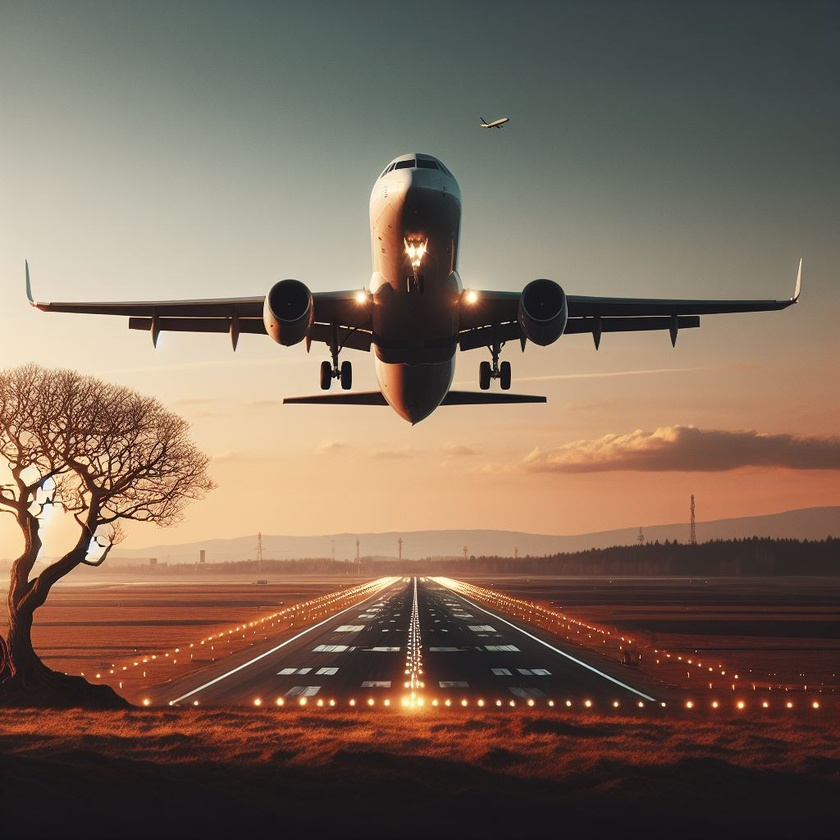
#> input picture LAB6-Visao-Computacional/images/Aviao.jpeg, 840 x 840 px, shrunk from 1024 x 1024 before the run
$ python operadorMorfologico.py
#> lines starting #> are read from the running program, lines starting #| are printed output that depends on the picture; after the words box and inside, x2 and y2 are one past the last pixel; in counts of white or black regions, pixels touching at a corner belong together
#pip install opencv-python
import numpy as np
import math
import cv2
import matplotlib.pyplot as plt

#Importa e converta para RGB
img = cv2.imread('./images/Aviao.jpeg')
#> img is the input picture: shape (840, 840, 3); mean B, G, R 90, 105.5, 125.4
img = cv2.cvtColor(img, cv2.COLOR_BGR2RGB)

#Filtro de ruído (bluring)
img_blur = cv2.blur(img,(5,5))

#Convertendo para preto e branco (RGB -> Gray Scale -> BW)
img_gray = cv2.cvtColor(img_blur, cv2.COLOR_RGB2GRAY)
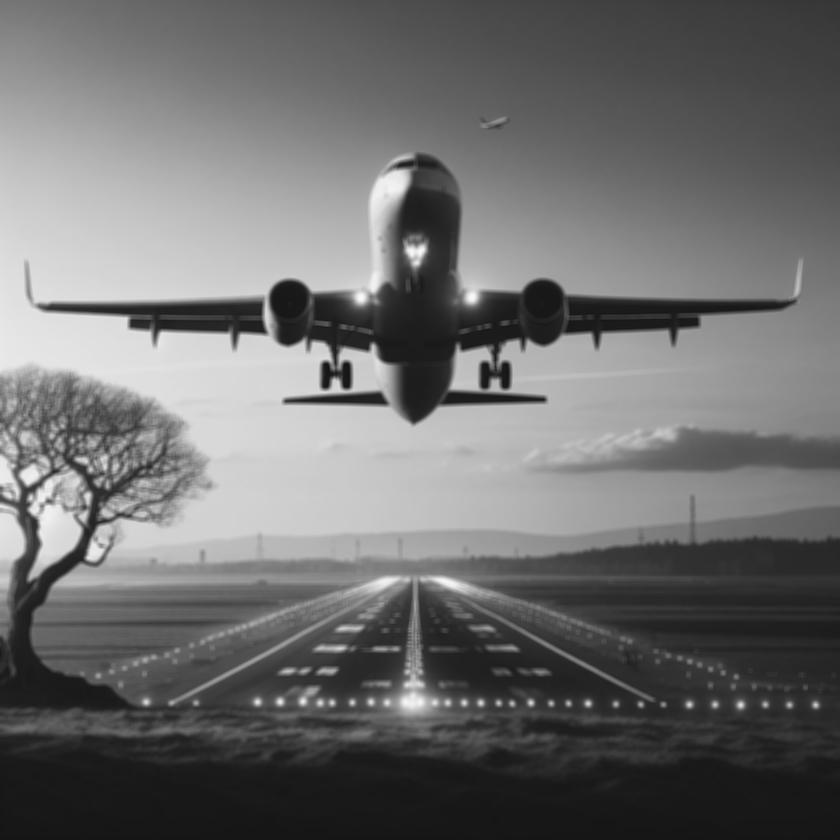
#> img_gray: shape (840, 840); min 20, max 250, mean 109.7
a = img_gray.max()
#> a = 250
_, thresh = cv2.threshold(img_gray, a/2+100, a,cv2.THRESH_BINARY_INV)
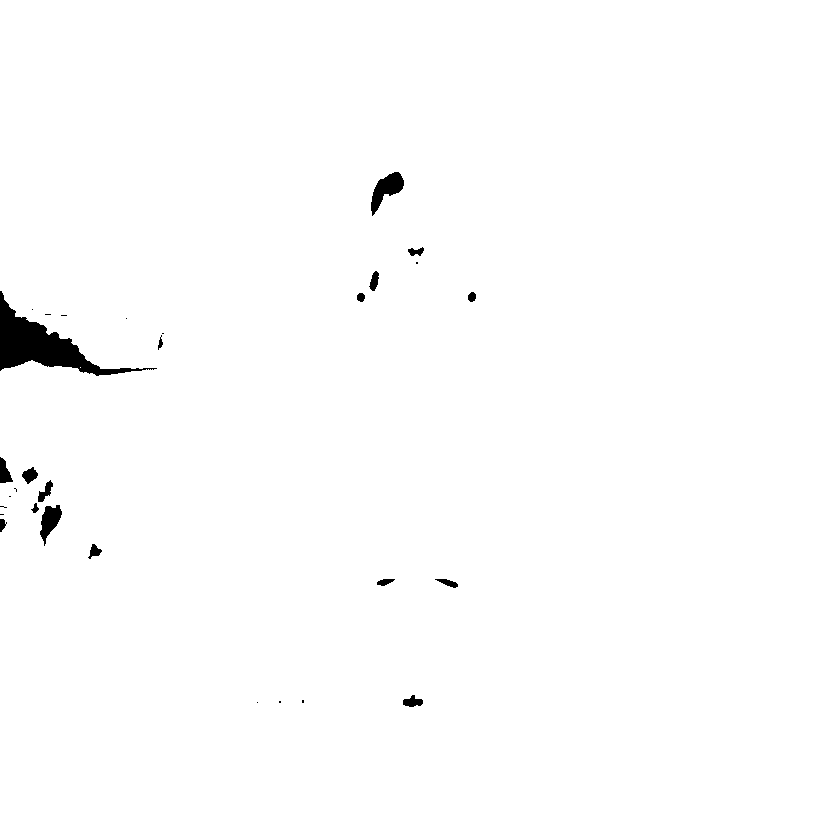
#> thresh: shape (840, 840); values 0 (black) and 250 (white), 99.1% white; 30 black regions (13 under 20 px), largest, box (x1, y1, x2, y2) and area: (0, 291, 157, 376) 3734, (371, 172, 404, 216) 663, (40, 505, 62, 546) 473

#preparando o "kernel"
kernel = np.ones((2,2), np.uint8)


#operadores Morfologicos
img_dilate = cv2.dilate(thresh,kernel,iterations = 1)
#> img_dilate: shape (840, 840); values 0 (black) and 250 (white), 99.2% white; 21 black regions (5 under 20 px), largest, box (x1, y1, x2, y2) and area: (0, 292, 142, 376) 3536, (372, 173, 404, 215) 585, (41, 506, 62, 544) 408
img_erode = cv2.erode(thresh,kernel,iterations = 1)
#> img_erode: shape (840, 840); values 0 (black) and 250 (white), 99% white; 28 black regions (12 under 20 px), largest, box (x1, y1, x2, y2) and area: (0, 291, 158, 377) 4009, (371, 172, 405, 217) 743, (40, 505, 63, 547) 540
img_open = cv2.morphologyEx(thresh, cv2.MORPH_OPEN, kernel)
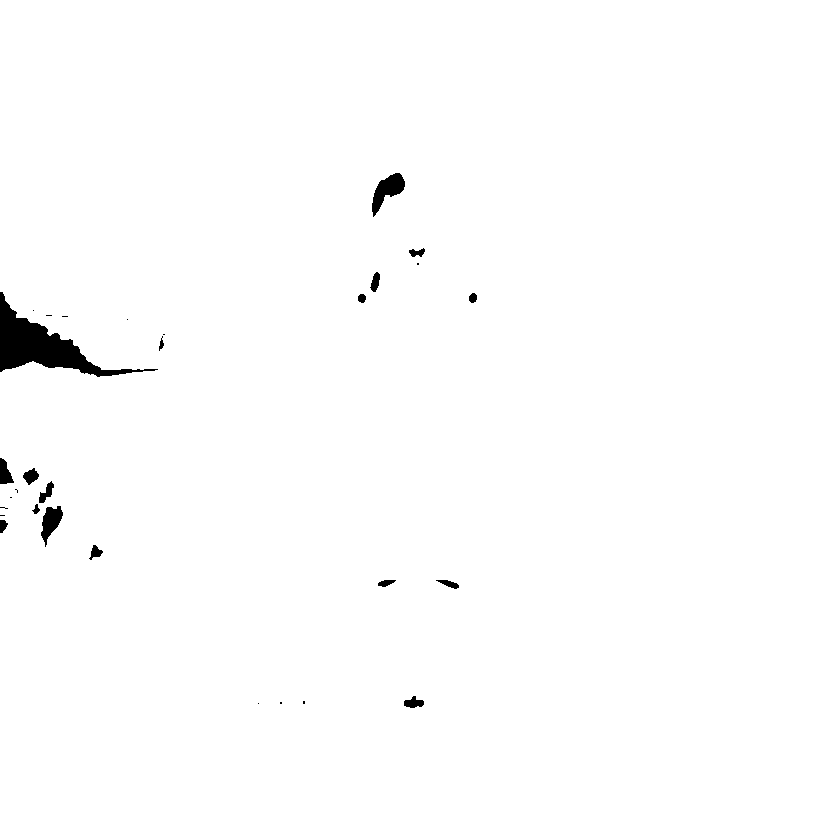
#> img_open: shape (840, 840); values 0 (black) and 250 (white), 99.1% white; 30 black regions (13 under 20 px), largest, box (x1, y1, x2, y2) and area: (0, 292, 158, 377) 3823, (372, 173, 405, 217) 663, (41, 506, 63, 547) 473
img_close = cv2.morphologyEx(thresh, cv2.MORPH_CLOSE, kernel)
#> img_close: shape (840, 840); values 0 (black) and 250 (white), 99.1% white; 21 black regions (4 under 20 px), largest, box (x1, y1, x2, y2) and area: (0, 292, 143, 377) 3788, (372, 173, 405, 216) 662, (41, 506, 63, 545) 471
img_grad = cv2.morphologyEx(thresh, cv2.MORPH_GRADIENT, kernel)
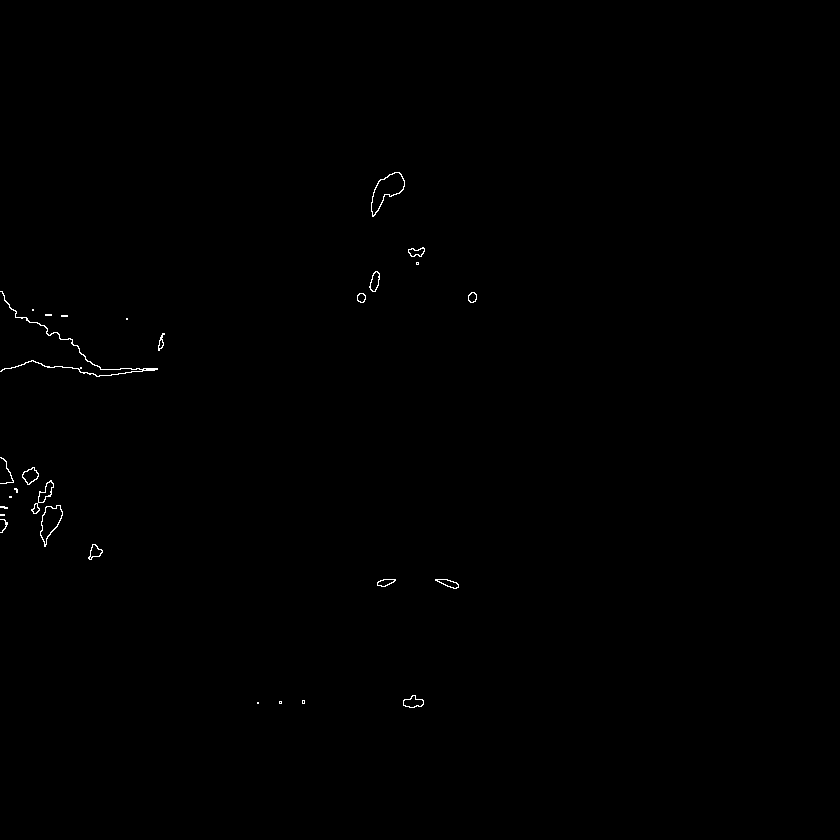
#> img_grad: shape (840, 840); values 0 (black) and 250 (white), 0.23% white in thin lines or dots, all inside (x1, y1, x2, y2) = (0, 172, 477, 708)
img_tophat = cv2.morphologyEx(thresh, cv2.MORPH_TOPHAT, kernel)
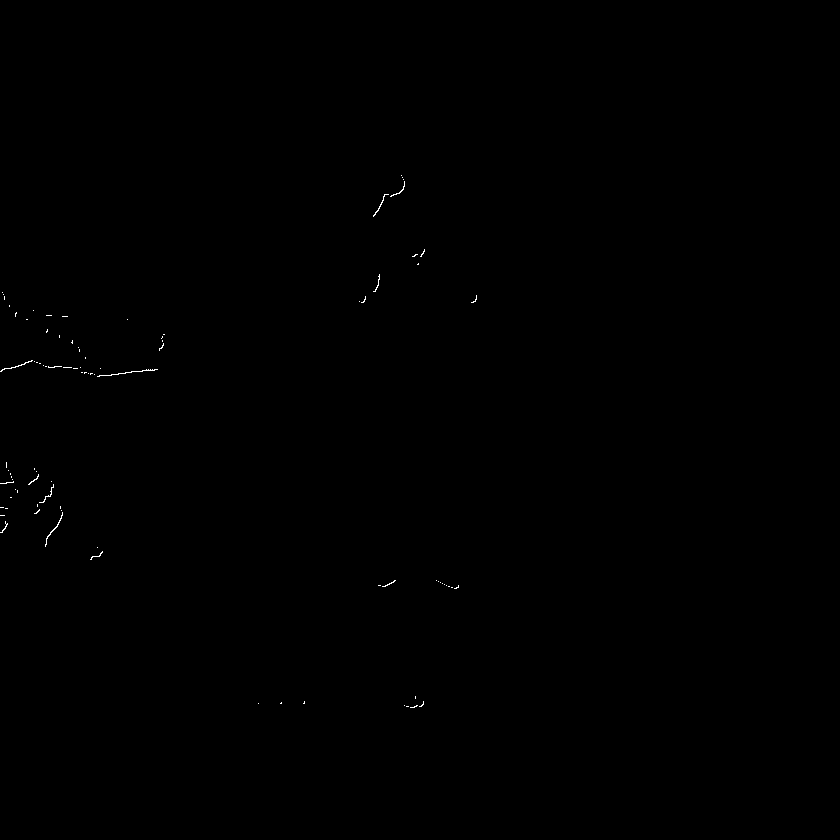
#> img_tophat: shape (840, 840); values 0 (black) and 250 (white), 0.1% white in thin lines or dots, all inside (x1, y1, x2, y2) = (0, 175, 477, 708)
img_blackhat = cv2.morphologyEx(thresh, cv2.MORPH_BLACKHAT, kernel)
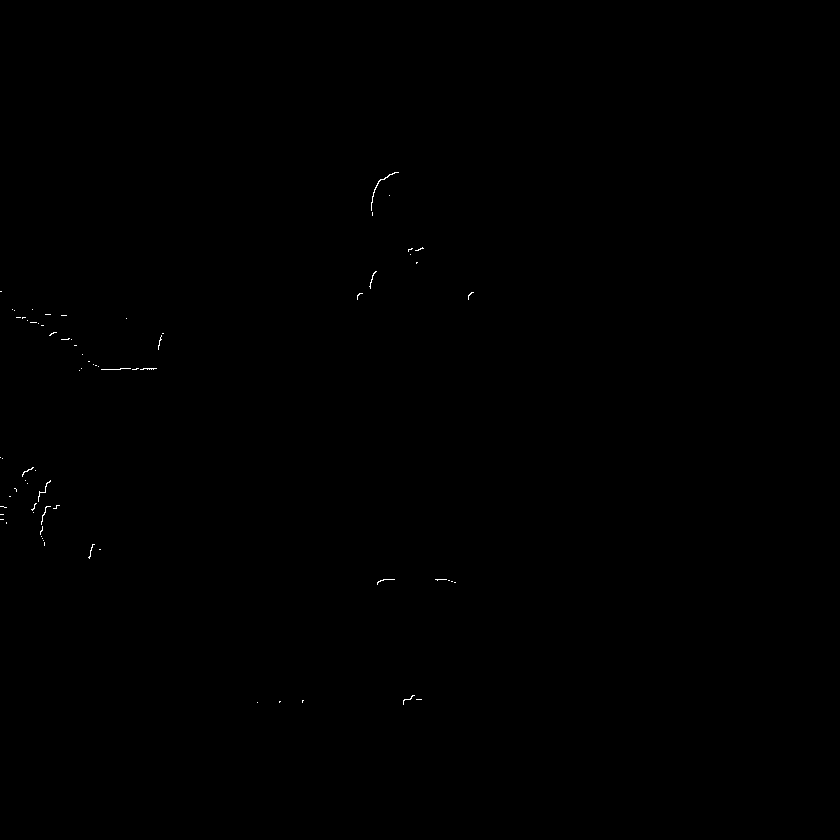
#> img_blackhat: shape (840, 840); values 0 (black) and 250 (white), 0.08% white in thin lines or dots, all inside (x1, y1, x2, y2) = (0, 172, 474, 705)

# Plot the images
imagens = [img, img_blur,  img_gray,thresh,img_erode,img_dilate, img_open, img_close, img_grad,
          img_tophat, img_blackhat]

formatoX = math.ceil(len(imagens)**.5)
#> formatoX = 4
if (formatoX**2-len(imagens))>formatoX:
    formatoY = formatoX-1
#> formatoY = 3
else:
    formatoY = formatoX

for i in range(len(imagens)):
    plt.subplot(formatoY, formatoX, i + 1)
    plt.imshow(imagens[i],'gray')
    plt.xticks([]),plt.yticks([])
#> this loop made 11 passes
plt.show()
